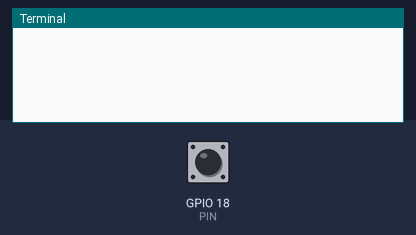
A program run on a simulated Raspberry Pi (BCM pin numbers). On the bench: the last lines printed to the terminal. The inputs (shaded band) are chosen by the test bench; at power-on: GPIO 18 (PIN) LOW. The clock reads 2024-03-15 10:24:30 at power-on unless the program sets it.

Above: at 1.2 s.
1.3 s: GPIO 18 (PIN) pulled HIGH for 0.15 s
At 2.2 s:
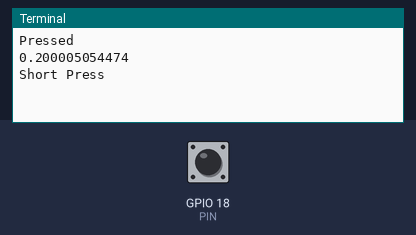
3.0 s: GPIO 18 (PIN) pulled HIGH for 1 s
At 5.2 s:
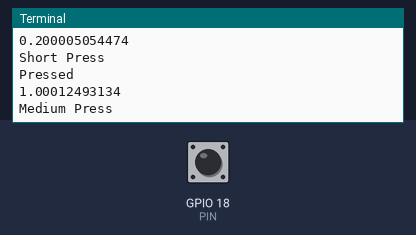
5.5 s: GPIO 18 (PIN) pulled HIGH for 3.2 s
At 6.5 s:
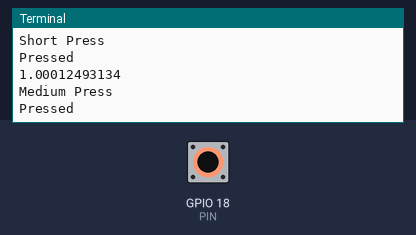

The program:

switchtime.py
```python
import time
import RPi.GPIO as GPIO
import os

PIN=18

GPIO.setmode(GPIO.BCM)
GPIO.setup(PIN, GPIO.IN, pull_up_down=GPIO.PUD_DOWN)

while True:
	GPIO.wait_for_edge(PIN, GPIO.RISING)
	print "Pressed"
	start=time.time()
	time.sleep(0.2)

	while GPIO.input(PIN)==GPIO.HIGH:
		time.sleep(0.02)
	length=time.time()-start
	print length
	if length>5:
		print "Long Press"
	elif length>1:
		print "Medium Press"
	else:
		print "Short Press"
```

Measured:
- after the input at 1.3 s, the terminal: prints a new line at once (image 1)
- after the input at 3.0 s, the terminal: prints a new line after 1.0 s (image 2)
